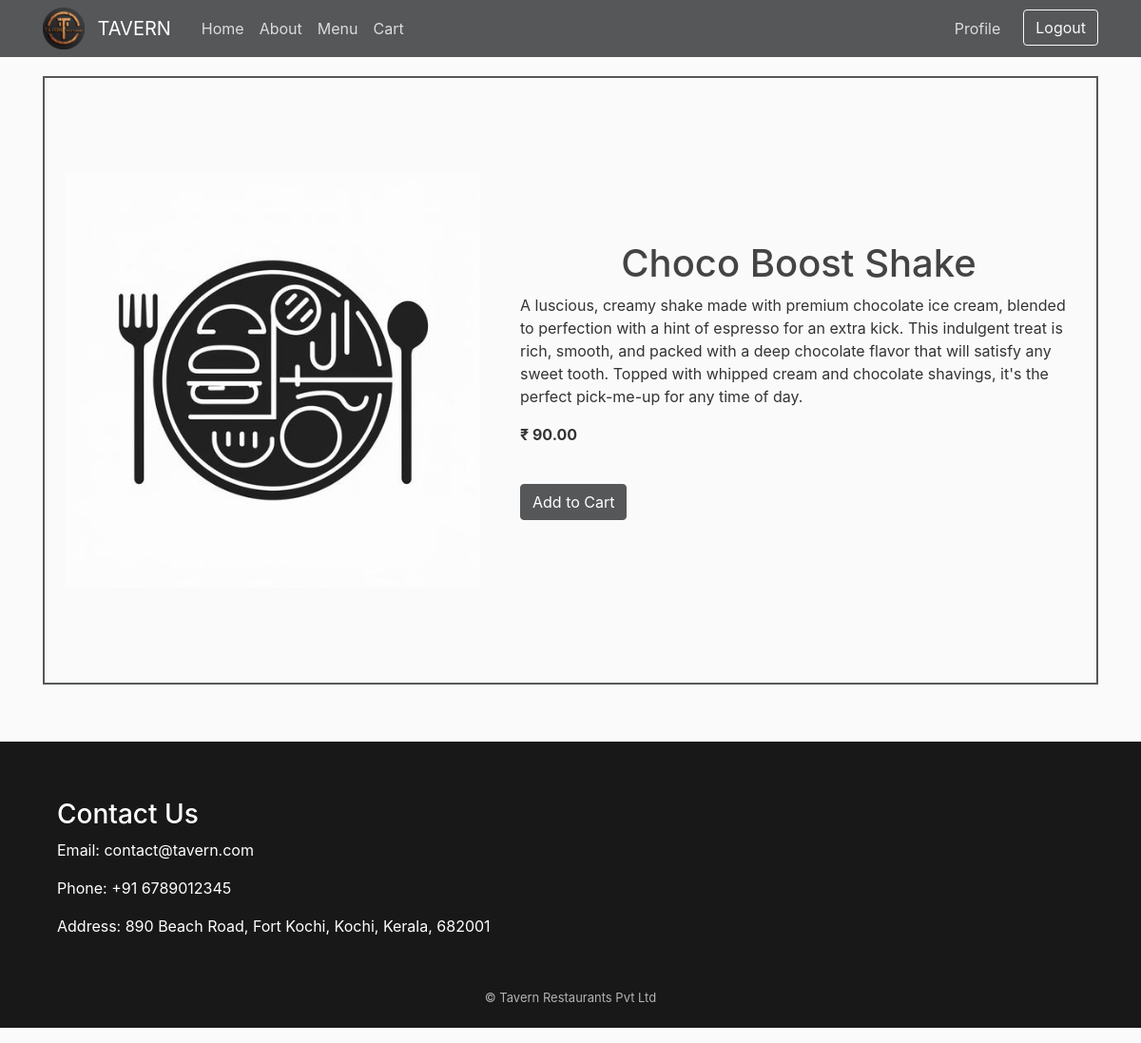
/menu/21 (signed in), run on the app's committed database.
### menu/models.py (models this page shows, shortened)
class Menu(models.Model):
    title = models.CharField(max_length=100)
    content = models.TextField()
    date_posted = models.DateTimeField(default=timezone.now)
    price = models.DecimalField(max_digits=10, decimal_places=2)
    image = models.ImageField(default="menu/default.jpg", upload_to="menu")

### menu/views.py (the view)
# urls.py: path('menu/<int:pk>', MenuDetailView.as_view(), name='menu-detail'),
class MenuDetailView(LoginRequiredMixin, DetailView):
    model = Menu
    template_name = "menu/menu_detail.html"
    context_object_name = "menu"

### menu/templates/menu/menu_detail.html (shortened to what this page needs)
{% extends "menu/base.html" %} {% load static %} {% block head %}
<link rel="stylesheet" href="{% static 'menu/menu-detail.css' %}" />
{% endblock head%} {% block content %}
<div class="mditem">
  <img src="{{ menu.image.url }}" class="mdimage" alt="{{ menu.title }}" />
  <div class="card-body menuCard">
    <h1 class="mdtitle">{{ menu.title }}</h1>
    <p class="desc">{{ menu.content }}</p>
    <p class="price"><strong>₹ {{ menu.price }}</strong></p>
    <div class="cartBtns">
      <div class="addBtnGroup">
        <button type="button" class="btn btn-primary addtoCart">
          Add to Cart
        </button>
      </div>
    </div>
  </div>
</div>
{% endblock content %}

### menu/static/menu/main.css (style rules this page uses)
body { background: #fafafa; color: #333333; margin-top: 5rem; }
h1, h2, h3, h4, h5, h6 { color: #444444; }
.btn-primary { background-color: #555759; border-color: #555759; }

### menu/static/menu/menu-detail.css (style rules this page uses)
.mditem { display: flex; justify-content: center; align-items: center; border: 2px solid #555759; height: 80vh; }
.mdimage { padding: 2%; border-radius: 3%; width: 40vw; }
.mdtitle { text-align: center; font-weight: 500; }

### data on the page
Menu: image (placeholder picture), title "Choco Boost Shake", content "A luscious, creamy shake made with premium chocolate ice cream, blended to perfection with a hint of espresso for an extra kick. This indulgent treat is rich, smooth, and packed with a deep chocolate flavor that will satisfy any sweet tooth. Topped with whipped cream and chocolate shavings, it's the perfect pick-me-up for any time of day.", price "90.00"
